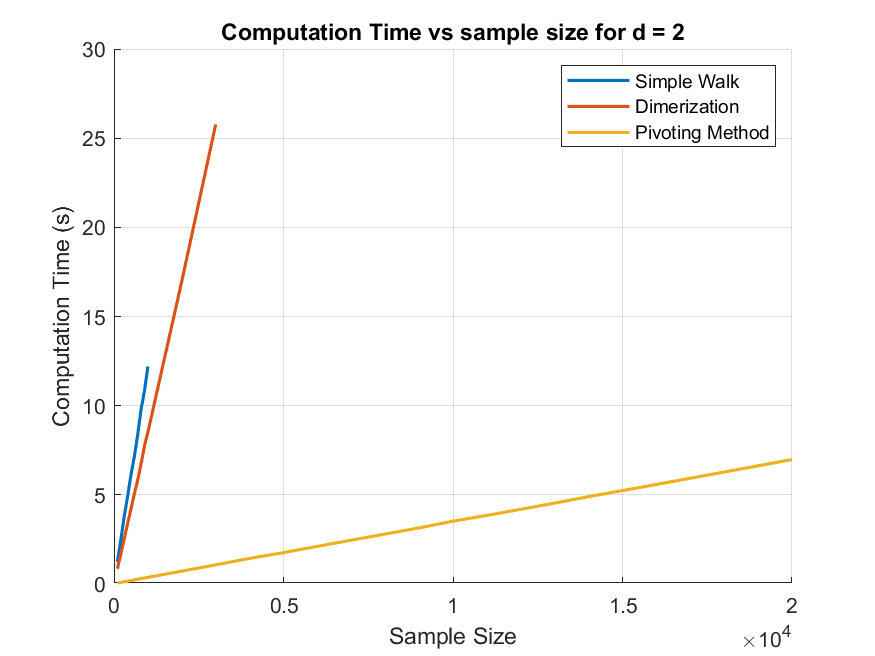
%> input picture Time vs sample_2D_new.png, 875 x 656 px
$ octave combine_image.m   (GNU Octave 9; MATLAB toolbox functions it lacks are replaced by stand-ins)
%> lines starting %> are read from the running program, lines starting %| are printed output that depends on the picture
img1 = imread('Time vs sample_2D_new.png'); % Replace with the actual filename for Simple SAW
%> img1 is the input picture: size 656x875x3 uint8; mean R, G, B 250.5, 250, 249.4
img2 = imread('Time vs sample_3D_new.png'); % Replace with the actual filename for Dimerization
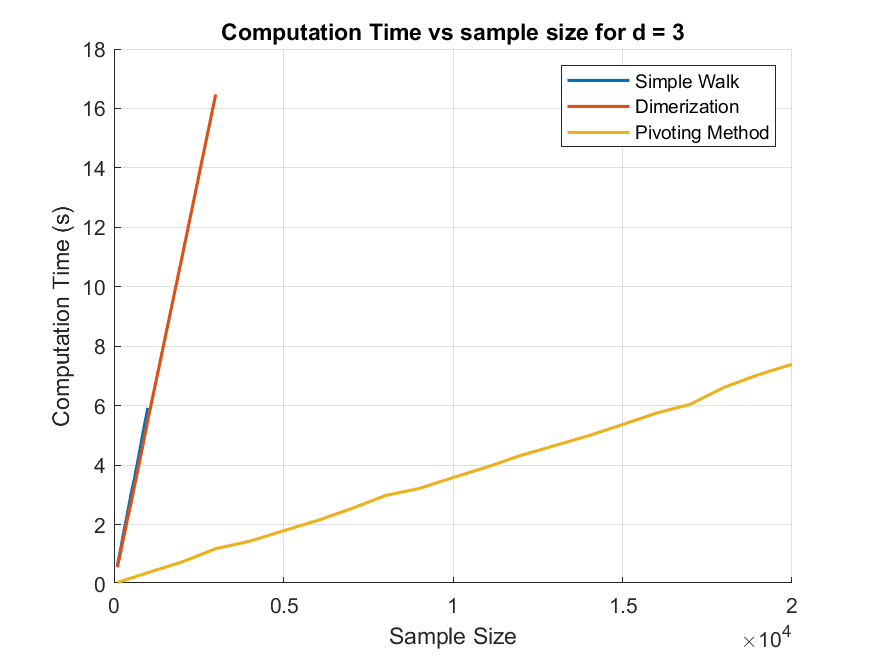
%> input picture Time vs sample_3D_new.png, 875 x 656 px
%> img2 is the input picture: size 656x875x3 uint8; mean R, G, B 250.5, 249.9, 249.2
img3 = imread('Time vs sample_4D_new.png'); % Replace with the actual filename for Pivot
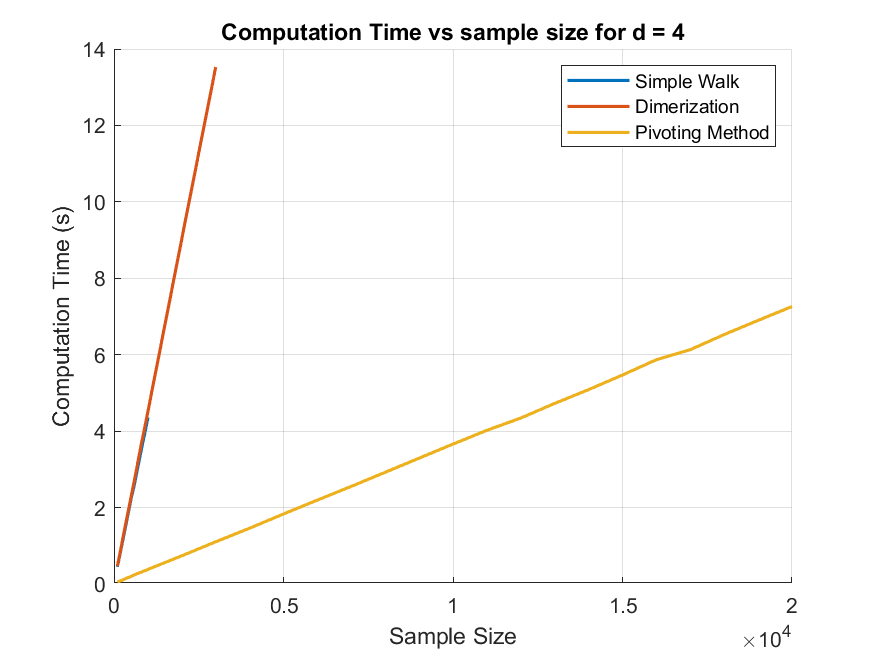
%> input picture Time vs sample_4D_new.png, 875 x 656 px
%> img3 is the input picture: size 656x875x3 uint8; mean R, G, B 250.7, 250.1, 249.3

trim_fixed = @(img, top, left, right) imcrop(img, [left+1, top+1, size(img, 2) - left - right - 1, size(img, 1) - top - 1]);

% Trim 20 pixels from the left and 50 pixels from the right
img1 = trim_fixed(img1, 15, 30, 55);
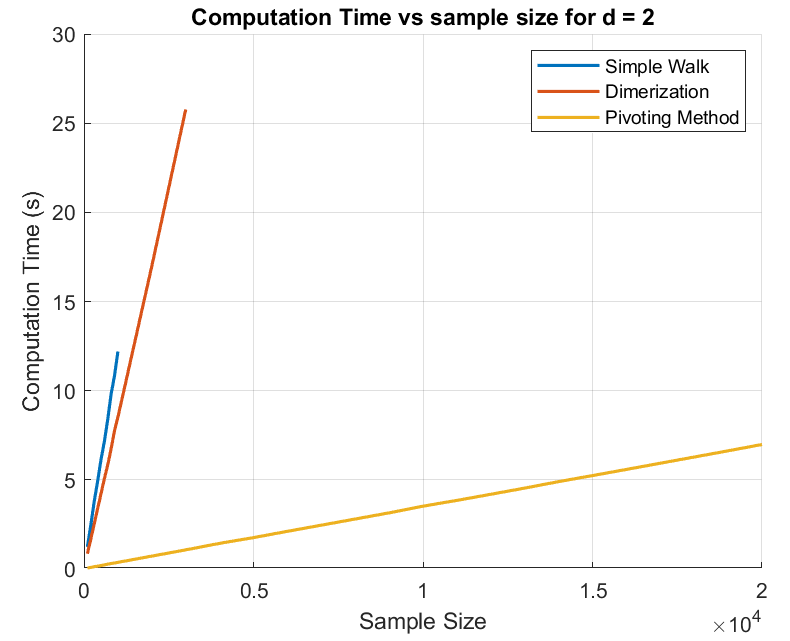
%> img1: size 641x790x3 uint8; mean R, G, B 249.9, 249.4, 248.6
img2 = trim_fixed(img2, 15, 30, 55);
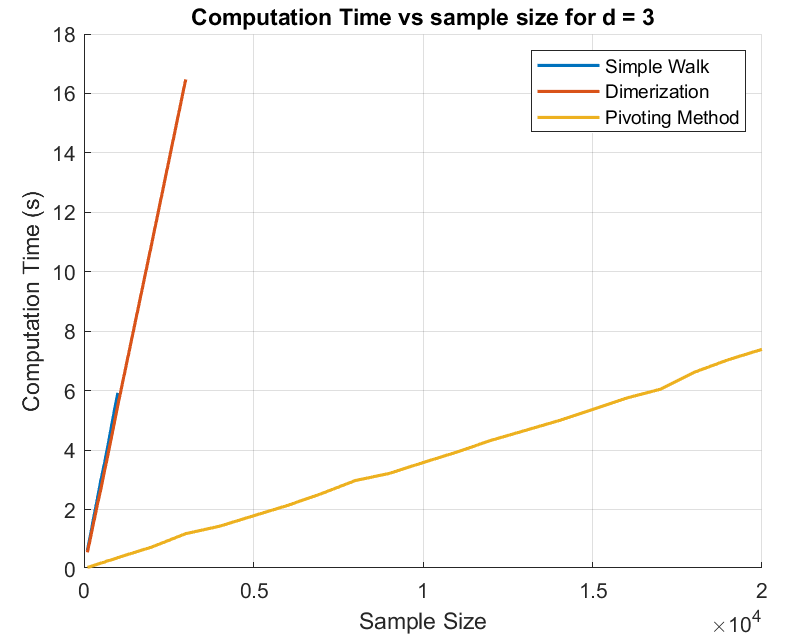
%> img2: size 641x790x3 uint8; mean R, G, B 249.9, 249.2, 248.4
img3 = trim_fixed(img3, 15, 30, 55);
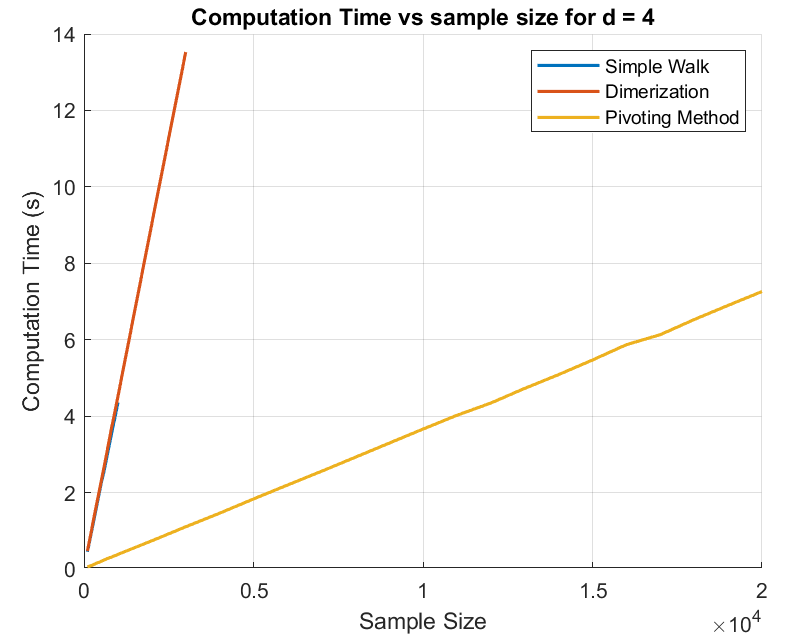
%> img3: size 641x790x3 uint8; mean R, G, B 250.1, 249.4, 248.5

width_top = size(img1, 2) + size(img2, 2); % Combined width of the top row
%> width_top = 1580
height_top = max(size(img1, 1), size(img2, 1)); % Maximum height of the top row
%> height_top = 641
width_bottom = size(img3, 2); % Width of the bottom row
%> width_bottom = 790
height_bottom = size(img3, 1); % Height of the bottom row
%> height_bottom = 641
total_width = max(width_top, width_bottom); % Total width for the final image
%> total_width = 1580
total_height = height_top + height_bottom; % Total height for the final image
%> total_height = 1282

% Create a blank canvas for the combined image
combined_img = uint8(255 * ones(total_height, total_width, 3)); % White background

% Place the first two images side by side at the top
combined_img(1:height_top, 1:size(img1, 2), :) = img1;
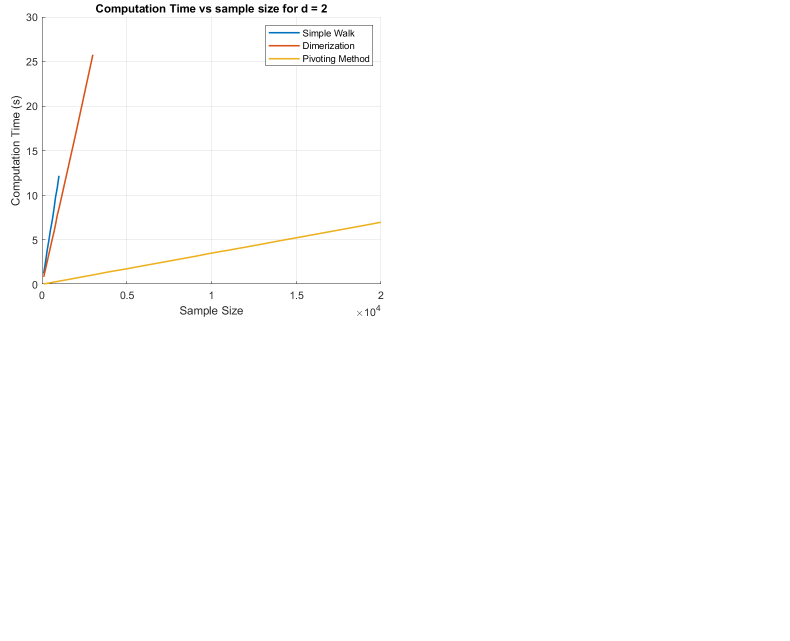
%> combined_img: size 1282x1580x3 uint8 (shown at 1/2 size); mean R, G, B 253.7, 253.6, 253.4
combined_img(1:height_top, size(img1, 2)+1:width_top, :) = img2;

% Place the third image in the middle of the bottom row
start_x = floor((total_width - width_bottom) / 2); % Center the bottom image horizontally
%> start_x = 395
combined_img(height_top+1:end, start_x+1:start_x+width_bottom, :) = img3;
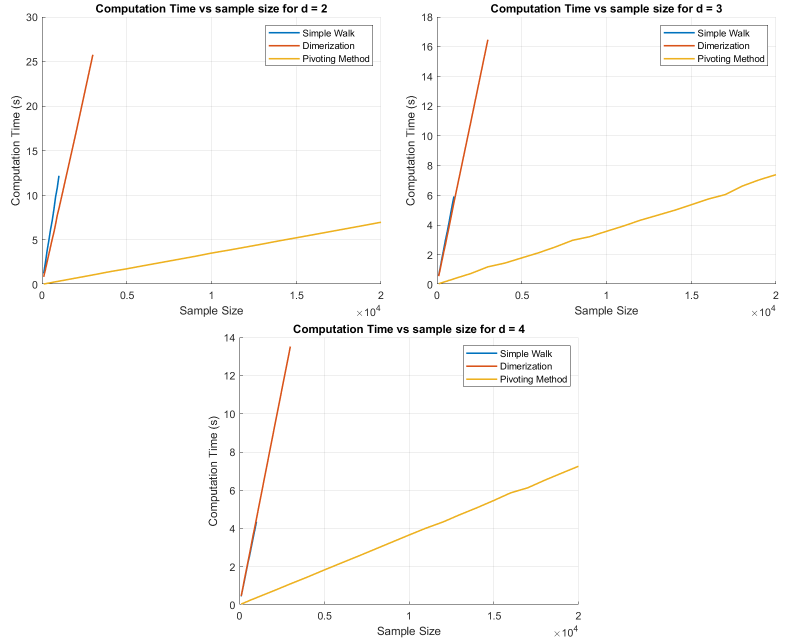
%> combined_img: size 1282x1580x3 uint8 (shown at 1/2 size); mean R, G, B 251.2, 250.7, 250.1

% Save the combined image
imwrite(combined_img, 'Time_vs_sample_Layout.png');
